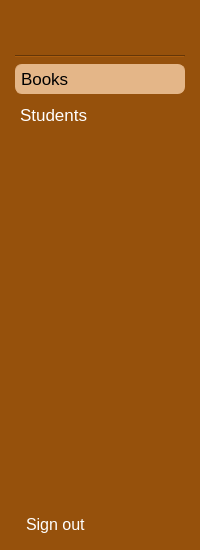
     <widget class="QFrame" name="frameMenu">
      <property name="sizePolicy">
       <sizepolicy hsizetype="Fixed" vsizetype="Preferred">
        <horstretch>0</horstretch>
        <verstretch>0</verstretch>
       </sizepolicy>
      </property>
      <property name="minimumSize">
       <size>
        <width>150</width>
        <height>550</height>
       </size>
      </property>
      <property name="styleSheet">
       <string notr="true">background-color: rgb(150,81,12)</string>
      </property>
      <property name="frameShape">
       <enum>QFrame::NoFrame</enum>
      </property>
      <property name="frameShadow">
       <enum>QFrame::Plain</enum>
      </property>
      <property name="lineWidth">
       <number>0</number>
      </property>
      <layout class="QVBoxLayout" name="verticalLayout">
       <property name="spacing">
        <number>-1</number>
       </property>
       <property name="leftMargin">
        <number>15</number>
       </property>
       <property name="topMargin">
        <number>15</number>
       </property>
       <property name="rightMargin">
        <number>15</number>
       </property>
       <property name="bottomMargin">
        <number>5</number>
       </property>
       <item>
        <spacer name="verticalSpacer_2">
         <property name="orientation">
          <enum>Qt::Vertical</enum>
         </property>
         <property name="sizeType">
          <enum>QSizePolicy::Fixed</enum>
         </property>
         <property name="sizeHint" stdset="0">
          <size>
           <width>20</width>
           <height>40</height>
          </size>
         </property>
        </spacer>
       </item>
       <item>
        <widget class="Line" name="line_3">
         <property name="orientation">
          <enum>Qt::Horizontal</enum>
         </property>
        </widget>
       </item>
       <item>
        <widget class="QPushButton" name="pbtnBooks">
         <property name="sizePolicy">
          <sizepolicy hsizetype="Minimum" vsizetype="Fixed">
           <horstretch>0</horstretch>
           <verstretch>0</verstretch>
          </sizepolicy>
         </property>
         <property name="minimumSize">
          <size>
           <width>0</width>
           <height>30</height>
          </size>
         </property>
         <property name="maximumSize">
          <size>
           <width>16777215</width>
           <height>30</height>
          </size>
         </property>
         <property name="font">
          <font>
           <pointsize>13</pointsize>
          </font>
         </property>
         <property name="mouseTracking">
          <bool>true</bool>
         </property>
         <property name="autoFillBackground">
          <bool>false</bool>
         </property>
         <property name="styleSheet">
          <string notr="true">QPushButton
{
text-align: left;
color: black;
padding: 10px;
background-color: rgb(228,182,136); 
border: 1px solid rgb(228,182,136);
border-radius:7px;
padding: 5px;
}</string>
         </property>
         <property name="text">
          <string>Books</string>
         </property>
         <property name="icon">
          <iconset>
           <normaloff>images/essential-icons/svg/book-433812.svg</normaloff>images/essential-icons/svg/book-433812.svg</iconset>
         </property>
         <property name="iconSize">
          <size>
           <width>25</width>
           <height>25</height>
          </size>
         </property>
         <property name="checkable">
          <bool>false</bool>
         </property>
         <property name="autoDefault">
          <bool>false</bool>
         </property>
         <property name="default">
          <bool>false</bool>
         </property>
         <property name="flat">
          <bool>true</bool>
         </property>
        </widget>
       </item>
       <item>
        <widget class="QPushButton" name="pbtnProfile">
         <property name="sizePolicy">
          <sizepolicy hsizetype="Minimum" vsizetype="Fixed">
           <horstretch>0</horstretch>
           <verstretch>0</verstretch>
          </sizepolicy>
         </property>
         <property name="minimumSize">
          <size>
           <width>0</width>
           <height>30</height>
          </size>
         </property>
         <property name="maximumSize">
          <size>
           <width>16777215</width>
           <height>30</height>
          </size>
         </property>
         <property name="font">
          <font>
           <pointsize>13</pointsize>
           <kerning>true</kerning>
          </font>
         </property>
         <property name="mouseTracking">
          <bool>true</bool>
         </property>
         <property name="whatsThis">
          <string>'My Profile' button</string>
         </property>
         <property name="autoFillBackground">
          <bool>false</bool>
         </property>
         <property name="styleSheet">
          <string notr="true">
QPushButton
{
text-align: left;
color: white;
padding: 10px;
border-radius:7px;
padding: 5px;
}
QPushButton:hover:!pressed
{
  background-color: rgb(241,218,195);
  color: black;
}
QPushButton:checked
{
  background-color: rgb(133,179,225);
  color: black;
}</string>
         </property>
         <property name="text">
          <string>Students</string>
         </property>
         <property name="icon">
          <iconset>
           <normaloff>images/essential-icons/svg/user-433878.svg</normaloff>images/essential-icons/svg/user-433878.svg</iconset>
         </property>
         <property name="iconSize">
          <size>
           <width>25</width>
           <height>25</height>
          </size>
         </property>
         <property name="checkable">
          <bool>false</bool>
         </property>
         <property name="checked">
          <bool>false</bool>
         </property>
         <property name="autoDefault">
          <bool>false</bool>
         </property>
         <property name="default">
          <bool>false</bool>
         </property>
         <property name="flat">
          <bool>true</bool>
         </property>
        </widget>
       </item>
       <item>
        <spacer name="vertspacerBot">
         <property name="orientation">
          <enum>Qt::Vertical</enum>
         </property>
         <property name="sizeHint" stdset="0">
          <size>
           <width>20</width>
           <height>40</height>
          </size>
         </property>
        </spacer>
       </item>
       <item>
        <widget class="QPushButton" name="pushButton_3">
         <property name="sizePolicy">
          <sizepolicy hsizetype="Minimum" vsizetype="Minimum">
           <horstretch>0</horstretch>
           <verstretch>0</verstretch>
          </sizepolicy>
         </property>
         <property name="minimumSize">
          <size>
           <width>0</width>
           <height>0</height>
          </size>
         </property>
         <property name="font">
          <font>
           <pointsize>12</pointsize>
          </font>
         </property>
         <property name="styleSheet">
          <string notr="true">QPushButton
{
text-align: left;
color: white;
padding: 10px;
}
QPushButton:hover:!pressed
{
  color: red;
}</string>
         </property>
         <property name="text">
          <string>Sign out</string>
         </property>
         <property name="icon">
          <iconset>
           <normaloff>images/essential-icons/svg/cancel-433817.svg</normaloff>images/essential-icons/svg/cancel-433817.svg</iconset>
         </property>
         <property name="iconSize">
          <size>
           <width>20</width>
           <height>20</height>
          </size>
         </property>
         <property name="flat">
          <bool>true</bool>
         </property>
        </widget>
       </item>
      </layout>
     </widget>
